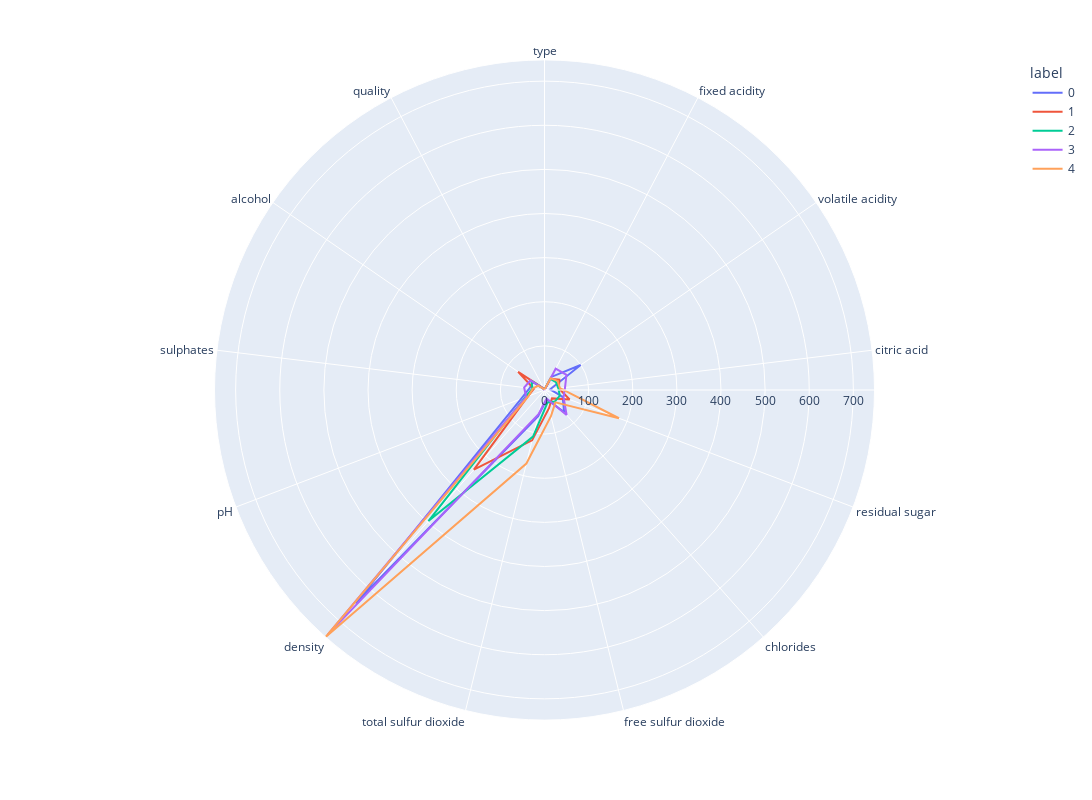

Notebook code cell kept with this figure:
### Code cell
# Visualising the clusters in with infinite features

import plotly.express as px

a = io.open('wine-quality-white-and-red.csv', encoding='latin-1')
df = pd.read_csv(a)
#df = df.take([10*i for i in range(649)], axis = 0)
df = df.apply(LabelEncoder().fit_transform)

kmeans = KMeans(
        n_clusters=5, init="k-means++",
        n_init=10,
        tol=1e-04, random_state=42
    )
kmeans.fit(X)

df['label']=kmeans.labels_
polar=df.groupby("label").mean().reset_index()
polar=pd.melt(polar,id_vars=["label"])
fig4 = px.line_polar(polar, r="value", theta="variable", color="label", line_close=True,height=800,width=1400)
fig4.show()

### Figure 1 — Plotly figure (JSON) as saved in the notebook; plotly's stock layout.template omitted (floating-point values rounded to 4 significant figures)
{"data": [{"hovertemplate": "label=0<br>value=%{r}<br>variable=%{theta}<extra></extra>", "legendgroup": "0", "line": {"color": "#636efa", "dash": "solid"}, "marker": {"symbol": "circle"}, "mode": "lines", "name": "0", "r": [0.2169, 33.43, 99.53, 12.99, 44.07, 67.04, 21.47, 61.4, 645.9, 56.73, 33.91, 31.84, 2.385, 0.2169], "showlegend": true, "subplot": "polar", "theta": ["type", "fixed acidity", "volatile acidity", "citric acid", "residual sugar", "chlorides", "free sulfur dioxide", "total sulfur dioxide", "density", "pH", "sulphates", "alcohol", "quality", "type"], "type": "scatterpolar"}, {"hovertemplate": "label=1<br>value=%{r}<br>variable=%{theta}<extra></extra>", "legendgroup": "1", "line": {"color": "#EF553B", "dash": "solid"}, "marker": {"symbol": "circle"}, "mode": "lines", "name": "1", "r": [0.9816, 28.79, 41.02, 32.77, 60.9, 25.48, 42.4, 117.5, 241.4, 40.38, 24.32, 72.62, 3.607, 0.9816], "showlegend": true, "subplot": "polar", "theta": ["type", "fixed acidity", "volatile acidity", "citric acid", "residual sugar", "chlorides", "free sulfur dioxide", "total sulfur dioxide", "density", "pH", "sulphates", "alcohol", "quality", "type"], "type": "scatterpolar"}, {"hovertemplate": "label=2<br>value=%{r}<br>variable=%{theta}<extra></extra>", "legendgroup": "2", "line": {"color": "#00cc96", "dash": "solid"}, "marker": {"symbol": "circle"}, "mode": "lines", "name": "2", "r": [0.9416, 28.58, 31.59, 31.72, 36.97, 34.99, 29.1, 108.7, 396.7, 47.03, 27.56, 36.15, 2.594, 0.9416], "showlegend": true, "subplot": "polar", "theta": ["type", "fixed acidity", "volatile acidity", "citric acid", "residual sugar", "chlorides", "free sulfur dioxide", "total sulfur dioxide", "density", "pH", "sulphates", "alcohol", "quality", "type"], "type": "scatterpolar"}, {"hovertemplate": "label=3<br>value=%{r}<br>variable=%{theta}<extra></extra>", "legendgroup": "3", "line": {"color": "#ab63fa", "dash": "solid"}, "marker": {"symbol": "circle"}, "mode": "lines", "name": "3", "r": [0.2054, 54.46, 60.46, 46.87, 46.2, 75.57, 19.93, 56.62, 741.6, 44.48, 46.43, 38.76, 2.826, 0.2054], "showlegend": true, "subplot": "polar", "theta": ["type", "fixed acidity", "volatile acidity", "citric acid", "residual sugar", "chlorides", "free sulfur dioxide", "total sulfur dioxide", "density", "pH", "sulphates", "alcohol", "quality", "type"], "type": "scatterpolar"}, {"hovertemplate": "label=4<br>value=%{r}<br>variable=%{theta}<extra></extra>", "legendgroup": "4", "line": {"color": "#FFA15A", "dash": "solid"}, "marker": {"symbol": "circle"}, "mode": "lines", "name": "4", "r": [0.9994, 30.09, 36.16, 35.2, 180.5, 37.4, 61.06, 171.7, 747.9, 39.09, 26.4, 17.77, 2.655, 0.9994], "showlegend": true, "subplot": "polar", "theta": ["type", "fixed acidity", "volatile acidity", "citric acid", "residual sugar", "chlorides", "free sulfur dioxide", "total sulfur dioxide", "density", "pH", "sulphates", "alcohol", "quality", "type"], "type": "scatterpolar"}], "layout": {"height": 800, "legend": {"title": {"text": "label"}, "tracegroupgap": 0}, "margin": {"t": 60}, "polar": {"angularaxis": {"direction": "clockwise", "rotation": 90}, "domain": {"x": [0, 1], "y": [0, 1]}}, "width": 1400}}
